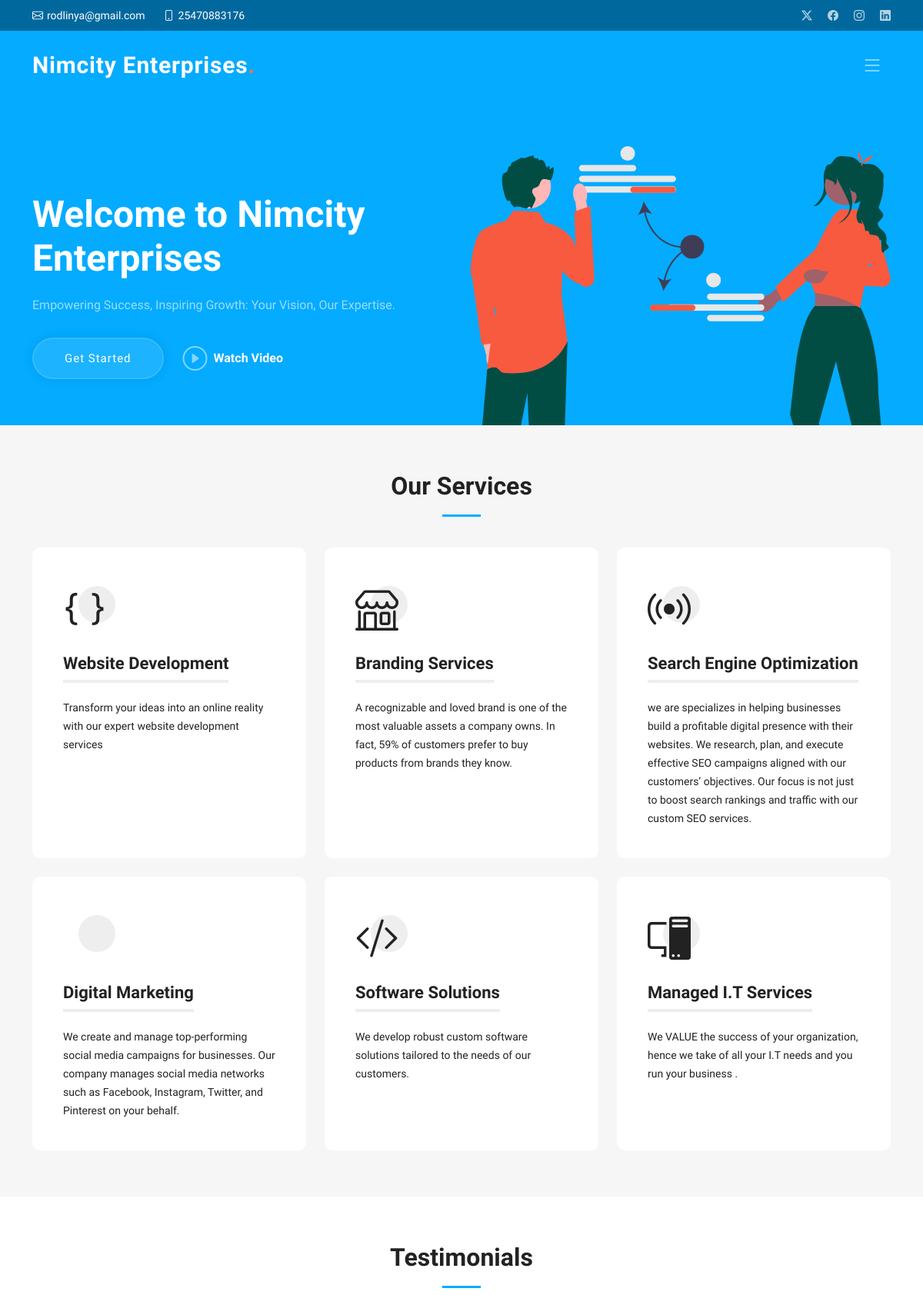
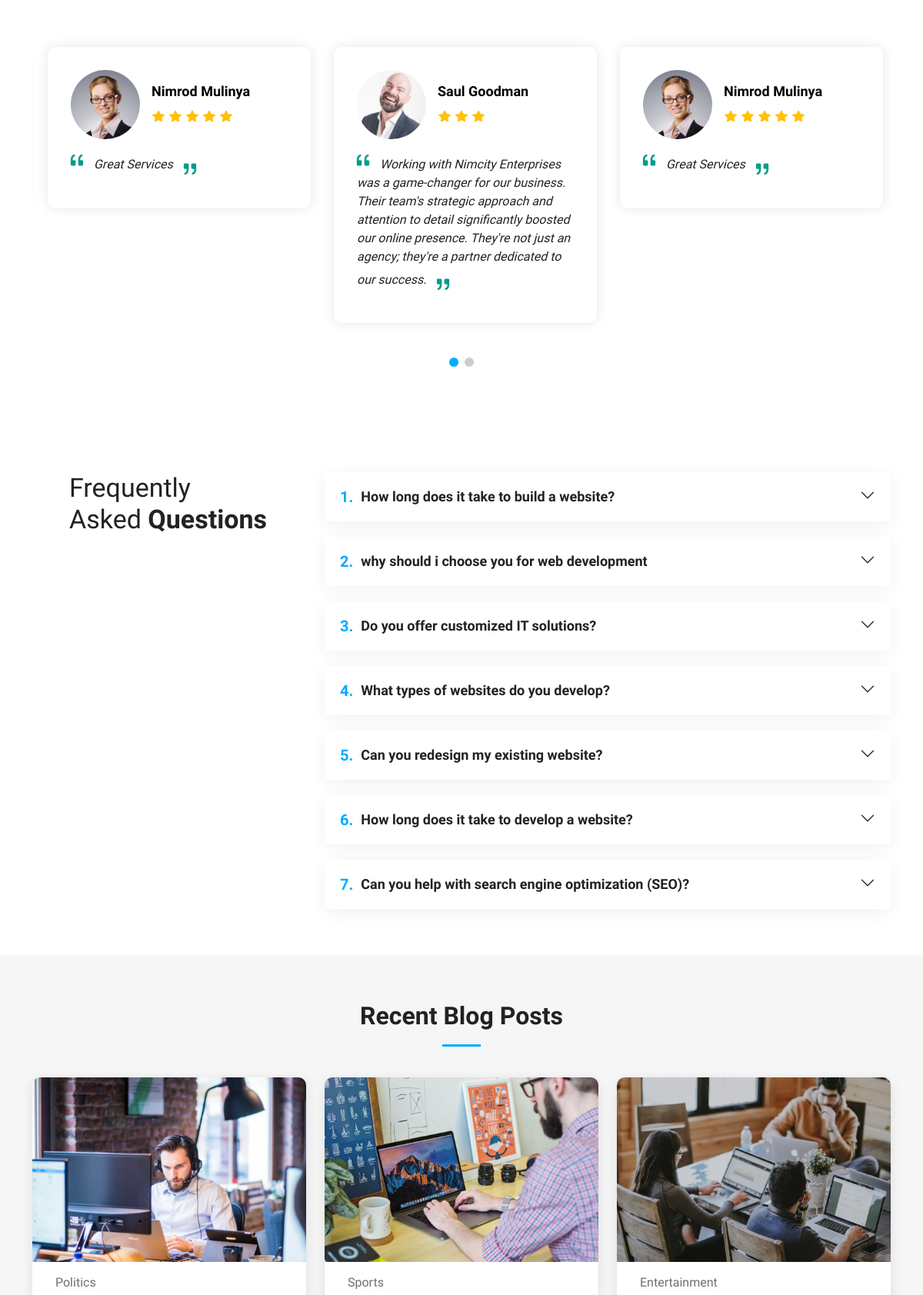
The page / (upper part) on the database its author committed (2 pictures, top to bottom).
### app/models.py (models this page shows, shortened)
class GeneralInfo(models.Model):
    company_name = models.CharField(max_length=100 , default='Nimcity Enterprises')
    location = models.CharField(max_length=100)
    email = models.EmailField()
    phone = models.CharField(max_length=15)
    video_url = models.URLField(blank=True,null=True)
    facebook = models.URLField(blank=True,null=True)
    twitter = models.URLField(blank=True,null=True)
    linkedin = models.URLField(blank=True,null=True)
    instagram = models.URLField(blank=True,null=True)

class Service(models.Model):
    icon=models.CharField(max_length=50, blank=True, null=True)
    title = models.CharField(max_length=50,unique=True)
    description= models.TextField()

class Testimonial(models.Model):
    user_image=models.CharField(max_length=100, blank=True, null=True)
    stars_counts=(
        (1,'1 Star'),
        (2,'2 Star'),
        (3,'3 Star'),
        (4,'4 Star'),
        (5,'5 Star'),
    )
    rating=models.IntegerField(choices=stars_counts)
    name=models.CharField(max_length=50)
    designation=models.CharField(max_length=50)
    review=models.TextField()

class FAQs(models.Model):
    question=models.CharField(max_length=100)
    answer=models.TextField()

### app/views.py (the view)
# urls.py: path("", index,name="home"),
def index(request):
     general_info = GeneralInfo.objects.first()
     services=Service.objects.all()
     testimonials=Testimonial.objects.all()
     faqs=FAQs.objects.all()
     context={
          "company_name":general_info.company_name,
          "location":general_info.location,
          "email":general_info.email,
          "phone":general_info.phone,
          "video_url":general_info.video_url,
          "facebook":general_info.facebook,
          "twitter":general_info.twitter,
          "linkedin":general_info.linkedin,
          "instagram":general_info.instagram,
           "services":services,
           "testimonials":testimonials,
           "faqs":faqs,
     }
     return render(request, "index.html", context)

### templates/index.html
 {% extends "assets/main.html" %}
{% block mainContent %}
    <section id="services" class="services sections-bg">
      <div class="container" data-aos="fade-up">
        <div class="section-header">
          <h2>Our Services</h2>
        </div>
                <div class="row gy-4" data-aos="fade-up" data-aos-delay="100">
               {% for service in services %}
                  <div class="col-lg-4 col-md-6">
                    <div class="service-item  position-relative">
                      <div class="icon">
                        <i class="{{service.icon}}"></i>
                      </div>
                      <h3>{{service.title}}</h3>
                      <p>{{service.description}}</p>
                    </div>
                  </div>
                {% endfor %}
                </div>
      </div>
    </section>
{% endblock %}

### templates/assets/main.html (shortened to what this page needs)
{% load static %}
<!DOCTYPE html>
<html lang="en">
<head>
  <link href="{% static 'assets/vendor/bootstrap/css/bootstrap.min.css' %}" rel="stylesheet">
  <link href="{% static 'assets/vendor/bootstrap-icons/bootstrap-icons.css' %}" rel="stylesheet">
  <link href="{% static 'assets/vendor/aos/aos.css' %}" rel="stylesheet">
  <link href="{% static 'assets/vendor/glightbox/css/glightbox.min.css' %}" rel="stylesheet">
  <link href="{% static 'assets/vendor/swiper/swiper-bundle.min.css' %}" rel="stylesheet">
  <link href="{% static 'assets/css/main.css' %}" rel="stylesheet">
</head>
<body>
{% include 'assets/header.html' %}
  <section id="hero" class="hero">
    <div class="container position-relative">
      <div class="row gy-5" data-aos="fade-in">
        <div class="col-lg-6 order-2 order-lg-1 d-flex flex-column justify-content-center text-center text-lg-start">
          <h2>Welcome to <span>Nimcity Enterprises</span></h2>
          <p>Empowering Success, Inspiring Growth: Your Vision, Our Expertise.</p>
          <div class="d-flex justify-content-center justify-content-lg-start">
            <a href="#services" class="btn-get-started">Get Started</a>
            <a href="https://www.youtube.com/watch?v=LXb3EKWsInQ" class="glightbox btn-watch-video d-flex align-items-center"><i class="bi bi-play-circle"></i><span>Watch Video</span></a>
          </div>
        </div>
        <div class="col-lg-6 order-1 order-lg-2">
          <img src="{% static 'assets/img/hero-img.svg' %}" class="img-fluid" alt="" data-aos="zoom-out" data-aos-delay="100">
        </div>
      </div>
    </div>
  </section>
  <main id="main">
    {% block mainContent %}
    {% endblock %}
    <section id="testimonials" class="testimonials">
      <div class="container" data-aos="fade-up">
        <div class="section-header">
          <h2>Testimonials</h2>
        </div>
        <div class="slides-3 swiper" data-aos="fade-up" data-aos-delay="100">
          <div class="swiper-wrapper">
         {% for testimonial in testimonials %}
            <div class="swiper-slide">
              <div class="testimonial-wrap">
                <div class="testimonial-item">
                  <div class="d-flex align-items-center">
                    <img src="{% static testimonial.user_image %}" class="testimonial-img flex-shrink-0" alt="">
                    <div>
                      <h3>{{testimonial.name}} </h3>
                      <div class="stars">
                      {% for i in 'x'|ljust:testimonial.rating %}
                        <i class="bi bi-star-fill"></i>
                      {% endfor %}
                      </div>
                    </div>
                  </div>
                  <p>
                    <i class="bi bi-quote quote-icon-left"></i>
                    {{testimonial.review}}
                    <i class="bi bi-quote quote-icon-right"></i>
                  </p>
                </div>
              </div>
            </div>
          {% endfor %}
          </div>
          <div class="swiper-pagination"></div>
        </div>
      </div>
    </section>
    <section id="faq" class="faq">
      <div class="container" data-aos="fade-up">
        <div class="row gy-4">
          <div class="col-lg-4">
            <div class="content px-xl-5">
              <h3>Frequently Asked <strong>Questions</strong></h3>
            </div>
          </div>
          <div class="col-lg-8">
            <div class="accordion accordion-flush" id="faqlist" data-aos="fade-up" data-aos-delay="100">
          {% for faq in faqs %}
              <div class="accordion-item">
                <h3 class="accordion-header">
                  <button class="accordion-button collapsed" type="button" data-bs-toggle="collapse" data-bs-target="#faq-content-{{forloop.counter}}">
                    <span class="num">{{forloop.counter}}.</span>
                    {{faq.question}}
                  </button>
                </h3>
              </div>
          {% endfor %}
            </div>
          </div>
        </div>
      </div>
    </section>
    <section id="recent-posts" class="recent-posts sections-bg">
      <div class="container" data-aos="fade-up">
        <div class="section-header">
          <h2>Recent Blog Posts</h2>
        </div>
        <div class="row gy-4">
          <div class="col-xl-4 col-md-6">
            <article>
              <div class="post-img">
                <img src="{% static 'assets/img/blog/blog-1.jpg' %}" alt="" class="img-fluid">
              </div>
              <p class="post-category">Politics</p>
            </article>
          </div>
          <div class="col-xl-4 col-md-6">
            <article>
              <div class="post-img">
                <img src="{% static 'assets/img/blog/blog-2.jpg' %}" alt="" class="img-fluid">
              </div>
              <p class="post-category">Sports</p>
            </article>
          </div>
          <div class="col-xl-4 col-md-6">
            <article>
              <div class="post-img">
                <img src="{% static 'assets/img/blog/blog-3.jpg' %}" alt="" class="img-fluid">
              </div>
              <p class="post-category">Entertainment</p>
            </article>
          </div>
        </div>
      </div>
    </section>
  </main>
</body>
</html>

### templates/assets/header.html (shortened to what this page needs)
{% load static %}
  <section id="topbar" class="topbar d-flex align-items-center">
    <div class="container d-flex justify-content-center justify-content-md-between">
      <div class="contact-info d-flex align-items-center">
        <i class="bi bi-envelope d-flex align-items-center"><a href="mailto:{{email}}">{{email}}</a></i>
        <i class="bi bi-phone d-flex align-items-center ms-4"><span>{{phone}}</span></i>
      </div>
      <div class="social-links d-none d-md-flex align-items-center">
        <a href="{{twitter}}" class="twitter"><i class="bi bi-twitter-x"></i></a>
        <a href="{{facebook}}" class="facebook"><i class="bi bi-facebook"></i></a>
        <a href="{{instagram}}" class="instagram"><i class="bi bi-instagram"></i></a>
        <a href="{{linkedin}}" class="linkedin"><i class="bi bi-linkedin"></i></i></a>
      </div>
    </div>
  </section>
  <header id="header" class="header d-flex align-items-center">
    <div class="container-fluid container-xl d-flex align-items-center justify-content-between">
      <a href="index.html" class="logo d-flex align-items-center">
        <h1>{{company_name}}<span>.</span></h1>
      </a>
      <i class="mobile-nav-toggle mobile-nav-show bi bi-list"></i>
    </div>
  </header>

### rows shown on the page
GeneralInfo: email "rodlinya@gmail.com", phone "25470883176", company_name "Nimcity Enterprises"
Service: title "Website Development", description "Transform your ideas into an online reality with our expert website development services"
Service: title "Branding Services", description "A recognizable and loved brand is one of the most valuable assets a company owns. In fact, 59% of customers prefer to buy products from brands they know."
Service: title "Search Engine Optimization", description "we are specializes in helping businesses build a profitable digital presence with their websites. We research, plan, and execute effective SEO campaigns aligned with our customers’ objectives. Our focus is not just to boost search rankings and traffic with our custom SEO services."
Service: title "Digital Marketing", description "We create and manage top-performing social media campaigns for businesses. Our company manages social media networks such as Facebook, Instagram, Twitter, and Pinterest on your behalf."
Service: title "Software Solutions", description "We develop robust custom software solutions tailored to the needs of our customers."
Service: title "Managed I.T Services", description "We VALUE the success of your organization, hence we take of all your I.T needs and you run your business ."
Testimonial: user_image (picture), name "Nimrod Mulinya", rating 5 (drawn), review "Great Services"
Testimonial: user_image (picture), name "Saul Goodman", rating 3 (drawn), review "Working with Nimcity Enterprises was a game-changer for our business. Their team's strategic approach and attention to detail significantly boosted our online presence. They're not just an agency; they're a partner dedicated to our success."
FAQs: question "How long does it take to build a website?"
FAQs: question "why should i choose you for web development"
FAQs: question "Do you offer customized IT solutions?"
FAQs: question "What types of websites do you develop?"
FAQs: question "Can you redesign my existing website?"
FAQs: question "How long does it take to develop a website?"
FAQs: question "Can you help with search engine optimization (SEO)?"
